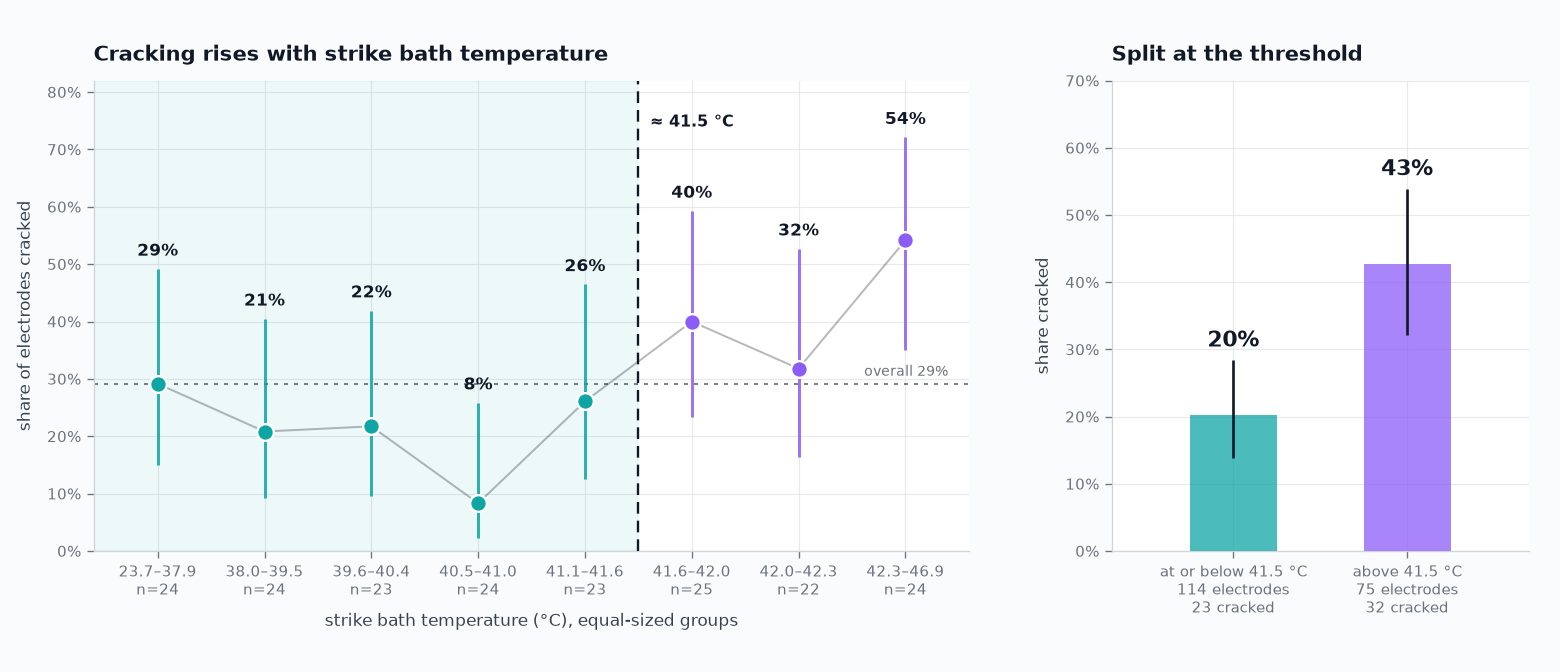

Generate this figure with Python:
"""Presentation figure: cracking against strike bath temperature.

Bins hold an equal number of electrodes rather than an equal width, so no
point rests on one or two measurements and every interval is comparable.
"""
from pathlib import Path

import numpy as np
import pandas as pd
import matplotlib
matplotlib.use("Agg")
import matplotlib.pyplot as plt
from scipy import stats

import temp_gui

FOLDER = Path(__file__).resolve().parent
OUTPUT = FOLDER / "temperature_figure.png"
CUT = 41.5
BINS = 8

COOL = "#0EA5A5"
HOT = "#8B5CF6"
FIG_BG = "#FAFBFC"
AXES_BG = "#FFFFFF"
GRID = "#E5E7EB"
SPINE = "#D1D5DB"
TEXT = "#111827"
LABEL = "#374151"
SUBTEXT = "#6B7280"
MARK = "#111827"


def wilson(successes, total, z=1.96):
    p = successes / total
    denominator = 1 + z ** 2 / total
    centre = (p + z ** 2 / (2 * total)) / denominator
    spread = z * np.sqrt(p * (1 - p) / total
                         + z ** 2 / (4 * total ** 2)) / denominator
    return max(0.0, centre - spread), min(1.0, centre + spread)


def chrome(ax, title, xlabel="", ylabel=""):
    ax.set_facecolor(AXES_BG)
    ax.set_axisbelow(True)
    ax.set_title(title, color=TEXT, fontsize=12.5, fontweight="bold",
                 loc="left", pad=12)
    ax.set_xlabel(xlabel, color=LABEL, fontsize=10, labelpad=8)
    ax.set_ylabel(ylabel, color=LABEL, fontsize=10, labelpad=8)
    ax.grid(True, color=GRID, linewidth=0.7, alpha=0.9, zorder=0)
    ax.tick_params(colors=SUBTEXT, labelsize=9, length=4, width=0.8)
    for side in ("top", "right"):
        ax.spines[side].set_visible(False)
    for side in ("left", "bottom"):
        ax.spines[side].set_color(SPINE)


def trend_panel(ax, df):
    """Bins are spaced evenly rather than by temperature: the cold tail is
    thinly populated and on a true axis it squeezes every populated bin
    into the right-hand third."""
    df = df.assign(bin=pd.qcut(df["strike_temp"], BINS, duplicates="drop"))
    grouped = df.groupby("bin", observed=True).agg(
        n=("cracked", "size"), cracked=("cracked", "sum"),
        low=("strike_temp", "min"), high=("strike_temp", "max"),
        centre=("strike_temp", "median"))
    rate = (grouped["cracked"] / grouped["n"]).to_numpy()
    bounds = [wilson(c, n) for c, n in zip(grouped["cracked"], grouped["n"])]
    x = np.arange(len(grouped))
    hot = grouped["centre"].to_numpy() > CUT
    divider = float(np.argmax(hot)) - 0.5

    ax.axvspan(-0.6, divider, color=COOL, alpha=0.07, zorder=1)
    ax.axvline(divider, color=MARK, linewidth=1.4, linestyle=(0, (5, 3)),
               zorder=4)
    ax.plot(x, rate, color=MARK, linewidth=1.2, alpha=0.3, zorder=2)

    for i, (value, (low, high), n) in enumerate(zip(rate, bounds,
                                                    grouped["n"])):
        colour = HOT if hot[i] else COOL
        ax.vlines(i, low, high, color=colour, linewidth=1.8, alpha=0.85,
                  zorder=3)
        ax.plot(i, value, "o", markersize=10, color=colour,
                markeredgecolor="#FFFFFF", markeredgewidth=1.4, zorder=5)
        ax.annotate(f"{value:.0%}", (i, high), textcoords="offset points",
                    xytext=(0, 8), ha="center", fontsize=10,
                    fontweight="bold", color=TEXT)

    ax.axhline(df["cracked"].mean(), color=MARK, linewidth=1.2,
               linestyle=(0, (2, 3)), alpha=0.55, zorder=2)
    ax.annotate(f"overall {df['cracked'].mean():.0%}",
                (len(grouped) - 0.6, df["cracked"].mean()),
                textcoords="offset points", xytext=(0, 5), ha="right",
                fontsize=8.5, color=SUBTEXT)
    ax.annotate(f"≈ {CUT} °C", (divider, 0.74), textcoords="offset points",
                xytext=(7, 0), fontsize=9.5, color=MARK, fontweight="bold")

    ax.set_xticks(x, [f"{lo:.1f}–{hi:.1f}\nn={n}" for lo, hi, n
                      in zip(grouped["low"], grouped["high"], grouped["n"])])
    ax.set_xlim(-0.6, len(grouped) - 0.4)
    ax.set_ylim(0, 0.82)
    ax.tick_params(axis="x", labelsize=8.5)
    ax.yaxis.set_major_formatter(lambda v, _p: f"{v:.0%}")
    chrome(ax, "Cracking rises with strike bath temperature",
           "strike bath temperature (°C), equal-sized groups",
           "share of electrodes cracked")


def split_panel(ax, df):
    cool = df[df["strike_temp"] <= CUT]
    hot = df[df["strike_temp"] > CUT]
    groups = [(f"at or below {CUT} °C", cool, COOL),
              (f"above {CUT} °C", hot, HOT)]

    for i, (name, part, colour) in enumerate(groups):
        rate = part["cracked"].mean()
        low, high = wilson(int(part["cracked"].sum()), len(part))
        ax.bar(i, rate, width=0.5, color=colour, alpha=0.75, zorder=3)
        ax.vlines(i, low, high, color=MARK, linewidth=1.6, zorder=5)
        ax.annotate(f"{rate:.0%}", (i, high), textcoords="offset points",
                    xytext=(0, 8), ha="center", fontsize=13,
                    fontweight="bold", color=TEXT)

    ax.set_xticks(range(2), [f"{name}\n{len(part)} electrodes\n"
                             f"{int(part['cracked'].sum())} cracked"
                             for name, part, _c in groups])
    ax.set_xlim(-0.7, 1.7)
    ax.set_ylim(0, 0.7)
    ax.yaxis.set_major_formatter(lambda v, _p: f"{v:.0%}")
    chrome(ax, "Split at the threshold", ylabel="share cracked")


def main():
    df = temp_gui.load()
    figure = plt.figure(figsize=(13, 5.6), dpi=120)
    figure.patch.set_facecolor(FIG_BG)
    grid = figure.add_gridspec(1, 2, width_ratios=[2.1, 1])
    trend_panel(figure.add_subplot(grid[0, 0]), df)
    split_panel(figure.add_subplot(grid[0, 1]), df)

    figure.subplots_adjust(left=0.06, right=0.98, top=0.88, bottom=0.18,
                           wspace=0.22)
    figure.savefig(OUTPUT, facecolor=FIG_BG)
    print(f"✓ {OUTPUT.name}")


if __name__ == "__main__":
    main()
